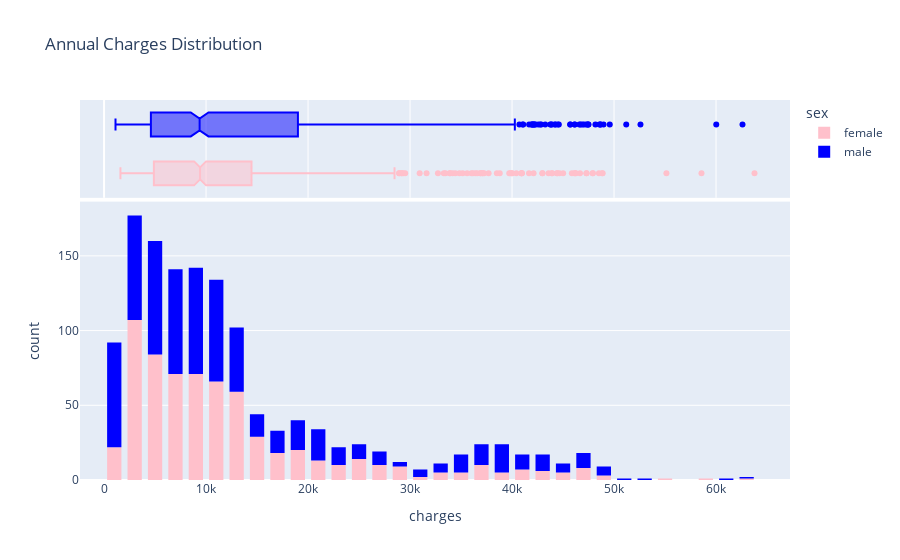

The notebook cell saved with this chart:
### Code cell
fig = px.histogram(medical_df,x='charges',marginal='box',color='sex',color_discrete_sequence=['pink','blue'],title='Annual Charges Distribution')
fig.update_layout(bargap=0.3)
fig.show()

### Figure 1 — Plotly figure (JSON) as saved in the notebook; plotly's stock layout.template omitted (floating-point values rounded to 4 significant figures; data arrays with more than 128 entries replaced by an {"elided": "..."} marker saying what was removed)
{"data": [{"bingroup": "x", "hovertemplate": "sex=female<br>charges=%{x}<br>count=%{y}<extra></extra>", "legendgroup": "female", "marker": {"color": "pink", "pattern": {"shape": ""}}, "name": "female", "orientation": "v", "showlegend": true, "type": "histogram", "x": {"elided": "662 float values"}, "xaxis": "x", "yaxis": "y"}, {"hovertemplate": "sex=female<br>charges=%{x}<extra></extra>", "legendgroup": "female", "marker": {"color": "pink"}, "name": "female", "notched": true, "showlegend": false, "type": "box", "x": {"elided": "662 float values"}, "xaxis": "x2", "yaxis": "y2"}, {"bingroup": "x", "hovertemplate": "sex=male<br>charges=%{x}<br>count=%{y}<extra></extra>", "legendgroup": "male", "marker": {"color": "blue", "pattern": {"shape": ""}}, "name": "male", "orientation": "v", "showlegend": true, "type": "histogram", "x": {"elided": "676 float values"}, "xaxis": "x", "yaxis": "y"}, {"hovertemplate": "sex=male<br>charges=%{x}<extra></extra>", "legendgroup": "male", "marker": {"color": "blue"}, "name": "male", "notched": true, "showlegend": false, "type": "box", "x": {"elided": "676 float values"}, "xaxis": "x2", "yaxis": "y2"}], "layout": {"bargap": 0.3, "barmode": "relative", "legend": {"title": {"text": "sex"}, "tracegroupgap": 0}, "title": {"text": "Annual Charges Distribution"}, "xaxis": {"anchor": "y", "domain": [0, 1], "title": {"text": "charges"}}, "xaxis2": {"anchor": "y2", "domain": [0, 1], "matches": "x", "showgrid": true, "showticklabels": false}, "yaxis": {"anchor": "x", "domain": [0, 0.7326], "title": {"text": "count"}}, "yaxis2": {"anchor": "x2", "domain": [0.7426, 1], "matches": "y2", "showgrid": false, "showline": false, "showticklabels": false, "ticks": ""}}}
